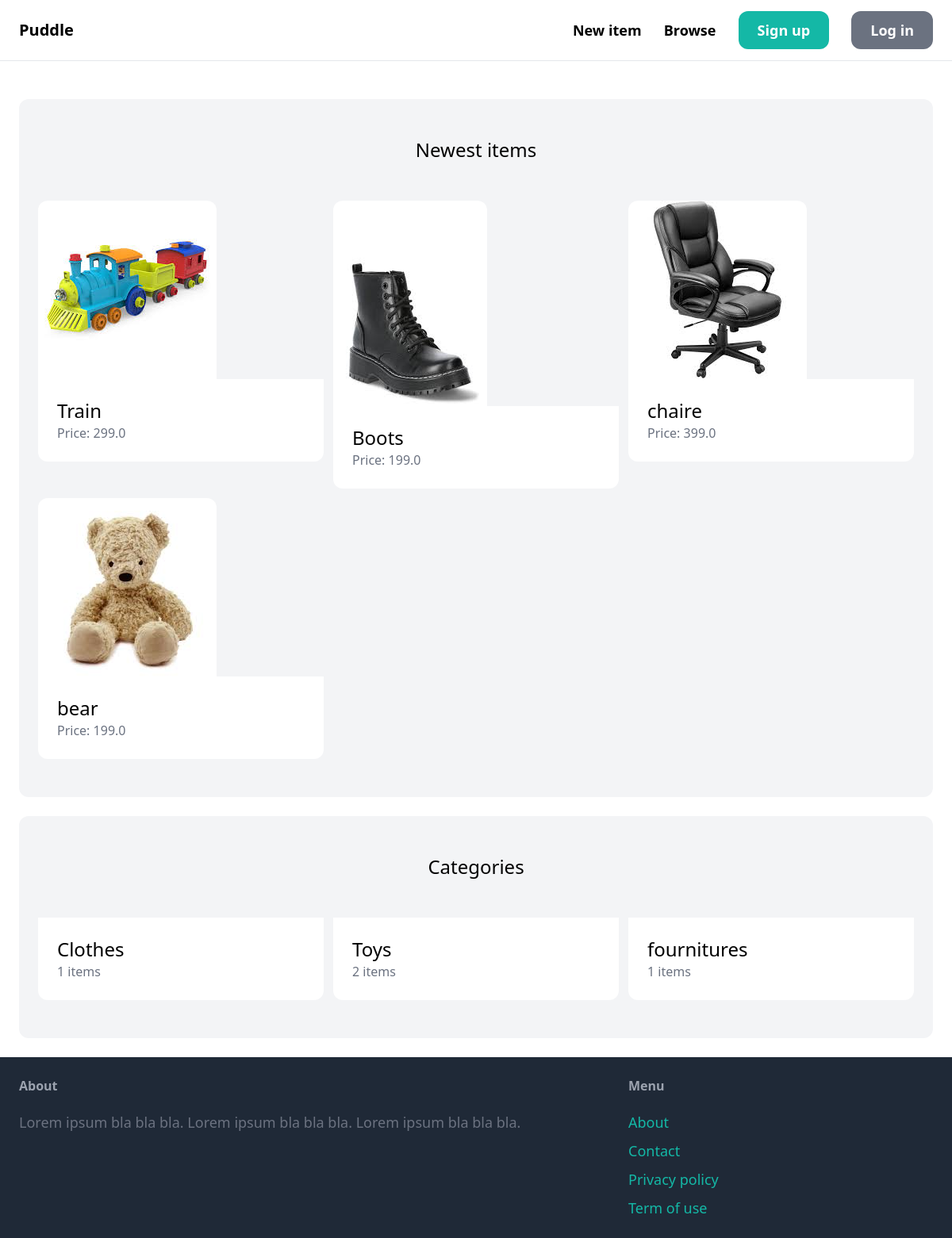
/, run on an earlier commit of the app's database.
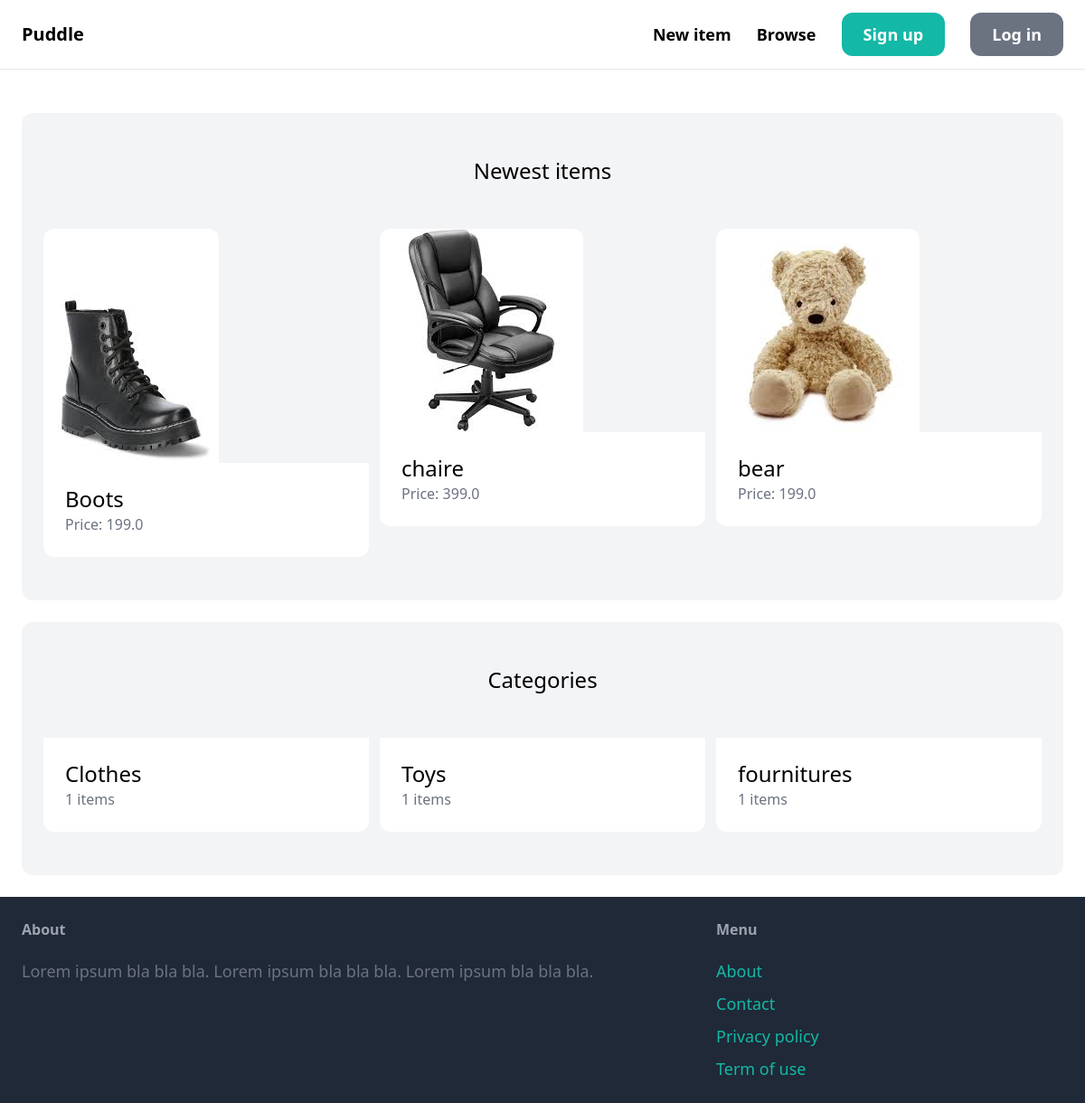
And on a later commit of the database.
### items/models.py (models this page shows, shortened)
class Item(models.Model):
    category = models.ForeignKey(
        Category, related_name="items", on_delete=models.CASCADE
    )
    name = models.CharField(max_length=255)
    description = models.TextField(blank=True, null=True)
    price = models.FloatField()
    image = models.ImageField(upload_to="item_images", blank=True, null=True)
    is_sold = models.BooleanField(default=False)
    created_by = models.ForeignKey(User, related_name="items", on_delete=models.CASCADE)
    created_at = models.DateTimeField(auto_now_add=True)

class Category(models.Model):
    name = models.CharField(max_length=255)
    class Meta:
        ordering = ("name",)
        verbose_name_plural = "Categories"

### core/views.py (the view)
# urls.py: path("", views.index, name="index"),
def index(request):
    items = Item.objects.filter(is_sold=False)[0:6]
    categories = Category.objects.all()
    return render(
        request,
        "core/index.html",
        {
            "categories": categories,
            "items": items,
        },
    )

### core/templates/core/index.html (shortened to what this page needs)
{% extends 'core/base.html' %}
{% block content %}
    <div class="mt-6 px-6 py-12 bg-gray-100 rounded-xl">
        <h2 class="mb-12 text-2xl text-center">Newest items</h2>
        <div class="grid grid-cols-3 gap-3">
            {% for item in items %}
                <div>
                    <a href="{% url 'items:detail' item.id %}">
                        <div>
                            <img src="{{ item.image.url }}" class="rounded-t-xl">
                        </div>
                        <div class="p-6 bg-white rounded-b-xl">
                            <h2 class="text-2xl">{{ item.name }}</h2>
                            <p class="text-gray-500">Price: {{ item.price }}</p>
                        </div>
                    </a>
                </div>
            {% endfor %}
        </div>
    </div>
    <div class="mt-6 px-6 py-12 bg-gray-100 rounded-xl">
        <h2 class="mb-12 text-2xl text-center">Categories</h2>
        <div class="grid grid-cols-3 gap-3">
            {% for category in categories %}
                <div>
                    <a href="#">
                        <div class="p-6 bg-white rounded-b-xl">
                            <h2 class="text-2xl">{{ category.name }}</h2>
                            <p class="text-gray-500">{{ category.items.count }} items</p>
                        </div>
                    </a>
                </div>
            {% endfor %}
        </div>
    </div>
{% endblock %}

### core/templates/core/base.html (shortened to what this page needs)
<!doctype html>
<html>
    <head>
        <script src="https://cdn.tailwindcss.com"></script>
    </head>
    <body>
        <nav class="py-6 px-6 flex justify-between items-center border-b border-gray-200">
            <a href="/" class="text-xl font-semibold">Puddle</a>
            <div class="space-x-6">
                <a href="{% url 'items:new' %}" class="text-lg font-semibold hover:text-gray-500">New item</a>
                <a href="{%url 'items:items' %}" class="text-lg font-semibold hover:text-gray-500">Browse</a>
                {% if request.user.is_authenticated %}
                    <a href="{% url 'communication:inbox' %}" class="px-6 py-3 text-lg font-semibold bg-teal-500 text-white rounded-xl hover:bg-teal-700">Inbox</a>
                    <a href="{%url 'dashboard:index'%}" class="px-6 py-3 text-lg font-semibold bg-gray-500 text-white rounded-xl hover:bg-gray-700">Dashboard</a>
                {% else %}
                    <a href="{%url 'signup'%}" class="px-6 py-3 text-lg font-semibold bg-teal-500 text-white rounded-xl hover:bg-teal-700">Sign up</a>
                    <a href="{%url 'login'%}" class="px-6 py-3 text-lg font-semibold bg-gray-500 text-white rounded-xl hover:bg-gray-700">Log in</a>
                {% endif %}
            </div>
        </nav>
        <div class="px-6 py-6">
            {% block content %}
            {% endblock %}
        </div>
        <footer class="py-6 px-6 flex justify-between bg-gray-800">
            <div class="w-2/3 pr-10">
                <h3 class="mb-5 font-semibold text-gray-400">About</h3>
                <p class="text-lg text-gray-500">Lorem ipsum bla bla bla. Lorem ipsum bla bla bla. Lorem ipsum bla bla bla.</p>
            </div>
            <div class="w-1/3">
                <h3 class="mb-5 font-semibold text-gray-400">Menu</h3>
                <ul class="space-y-2">
                    <li><a href="#" class="text-lg text-teal-500 hover:text-teal-700">About</a></li>
                    <li><a href="{%url 'contact'%}" class="text-lg text-teal-500 hover:text-teal-700">Contact</a></li>
                    <li><a href="#" class="text-lg text-teal-500 hover:text-teal-700">Privacy policy</a></li>
                    <li><a href="#" class="text-lg text-teal-500 hover:text-teal-700">Term of use</a></li>
                </ul>
            </div>
        </footer>
    </body>
</html>

What changed in the data, as far as the page shows it:
removed Item: image (picture), name "Train", price "299.0"
computed for Category "Toys": items.count "2" → "1"
